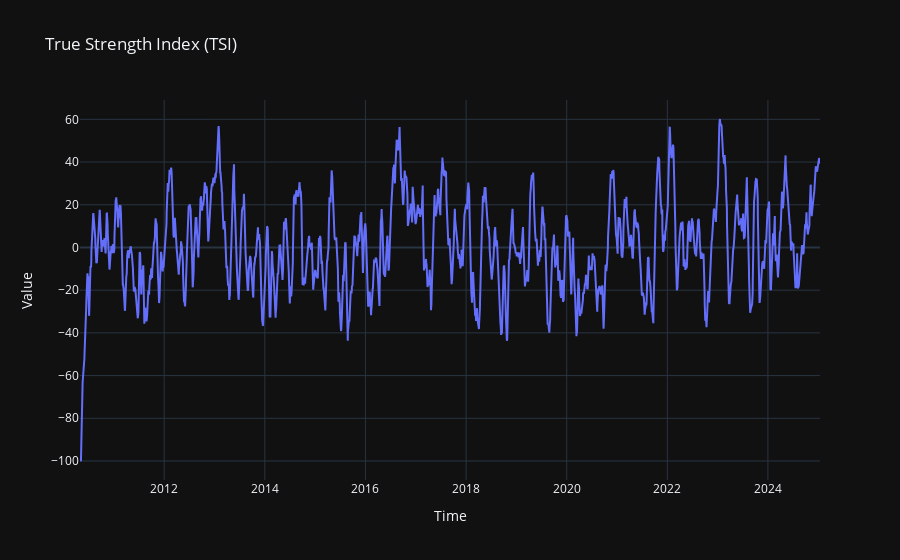

Notebook code for this chart:
### Code cell
fig = go.Figure()
fig.add_trace(go.Scatter(x=df.index, y=df['TSI'], mode='lines', name='TSI'))
fig.update_layout(title='True Strength Index (TSI)',
                  xaxis_title='Time',
                  yaxis_title='Value',
                  template='plotly_dark')
fig.show()

### Figure 1 — Plotly figure (JSON) as saved in the notebook; plotly's stock layout.template omitted (floating-point values rounded to 4 significant figures; data arrays with more than 128 entries replaced by an {"elided": "..."} marker saying what was removed)
{"data": [{"mode": "lines", "name": "TSI", "type": "scatter", "x": {"elided": "3714 str values"}, "y": {"elided": "3714 float values"}}], "layout": {"title": {"text": "True Strength Index (TSI)"}, "xaxis": {"title": {"text": "Time"}}, "yaxis": {"title": {"text": "Value"}}}}
